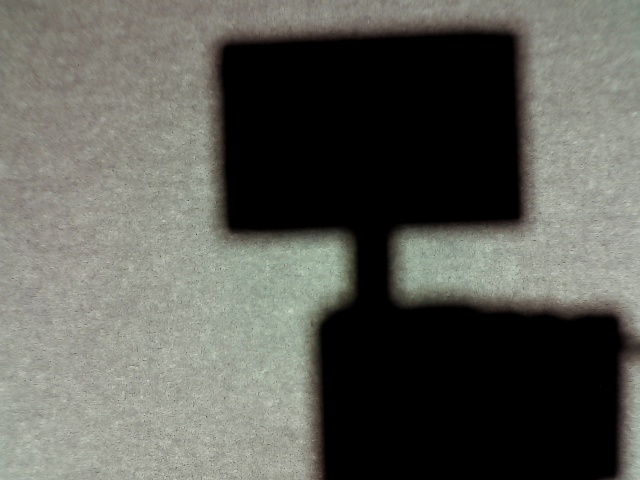
#> input picture captured_images/ref.jpg, 640 x 480 px, found by its file name
$ jupyter execute Untitled.ipynb
#> lines starting #> are read from the running program, lines starting #| are printed output that depends on the picture; long printed decimals are rounded
[cell 1]
import numpy as np
import matplotlib.pyplot as plt
from skimage import io, color

# Load the reference image
reference = io.imread('C:/Users/snn23kfl/project/captured_images/ref.jpg', as_gray=True)
#> reference: shape (480, 640) float64; min 0, max 0.823, mean 0.363

# Convert image to grayscale if it is RGB
if len(reference.shape) > 2:
    reference = color.rgb2gray(reference)

# Artificially shift the reference image to create the target image
true_shift = [20, -15]  # y-shift of 20 and x-shift of -15 for demonstration purposes
target = np.roll(reference, shift=true_shift, axis=(0, 1))
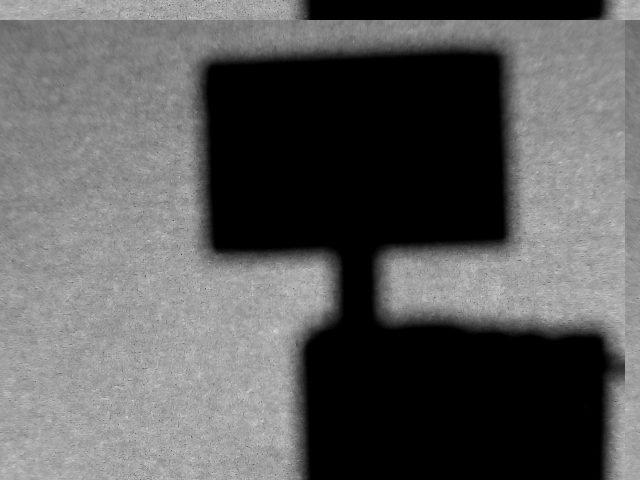
#> target: shape (480, 640) float64; min 0, max 0.823, mean 0.363

# Display the images
plt.figure(figsize=(10, 5))
plt.subplot(1, 2, 1)
plt.imshow(reference, cmap='gray')
plt.title('Reference Image')
plt.subplot(1, 2, 2)
plt.imshow(target, cmap='gray')
plt.title('Artificially Shifted Target Image')
plt.show()
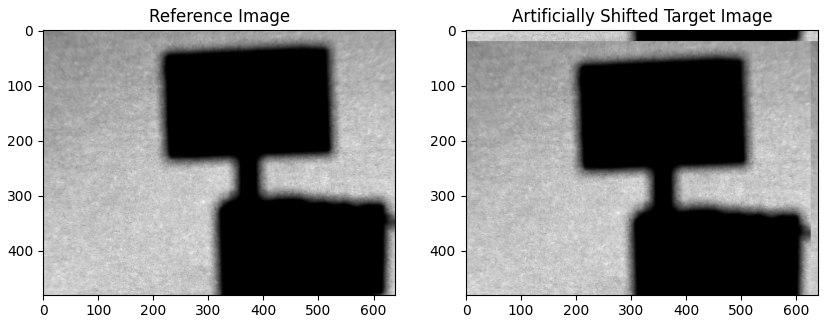
#> figure drawn by matplotlib, 2 panels

# Define a fitness function
def fitness(shift):
    shifted_ref = np.roll(reference, shift=(-int(shift[0]), -int(shift[1])), axis=(0, 1))
    error = np.sum((shifted_ref - target) ** 2)
#> error = 8014.8
    return error

# Use an optimization algorithm
from scipy.optimize import minimize

result = minimize(fitness, [0, 0], method='Powell')
#> in fitness (call 11), `shifted_ref = np.roll(reference, shift=(-int(shift[0]), -int(shift[1])..`:
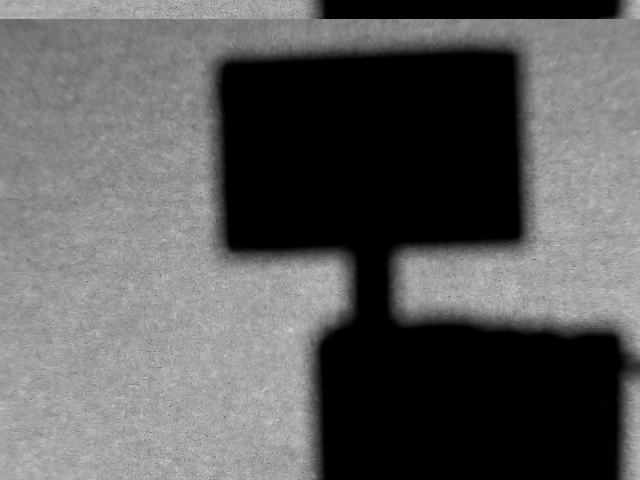
#> shifted_ref: shape (480, 640) float64; min 0, max 0.823, mean 0.363
#> in fitness (call 11), `error = np.sum((shifted_ref - target) ** 2)`: error = 3054.8
#> in fitness (call 12), `shifted_ref = np.roll(reference, shift=(-int(shift[0]), -int(shift[1])..`:
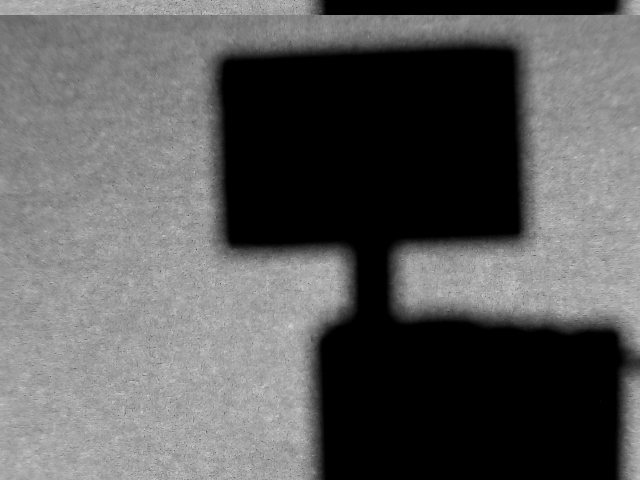
#> shifted_ref: shape (480, 640) float64; min 0, max 0.823, mean 0.363
#> in fitness (call 12), `error = np.sum((shifted_ref - target) ** 2)`: error = 3655.7
#> in fitness (call 21), `shifted_ref = np.roll(reference, shift=(-int(shift[0]), -int(shift[1])..`:
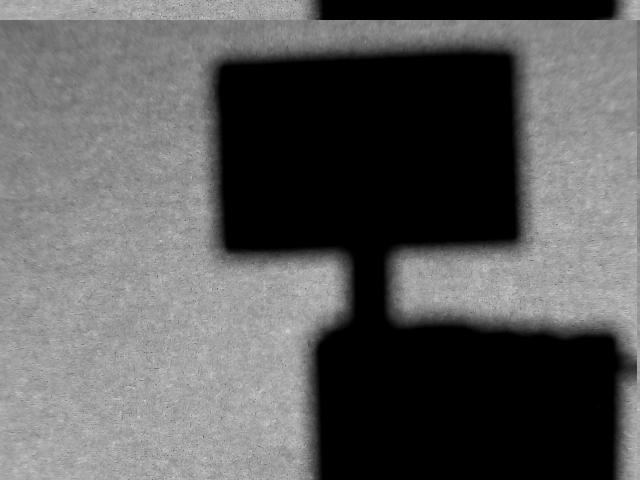
#> shifted_ref: shape (480, 640) float64; min 0, max 0.823, mean 0.363
#> in fitness (call 21), `error = np.sum((shifted_ref - target) ** 2)`: error = 2134
#> in fitness (call 23), `shifted_ref = np.roll(reference, shift=(-int(shift[0]), -int(shift[1])..`:
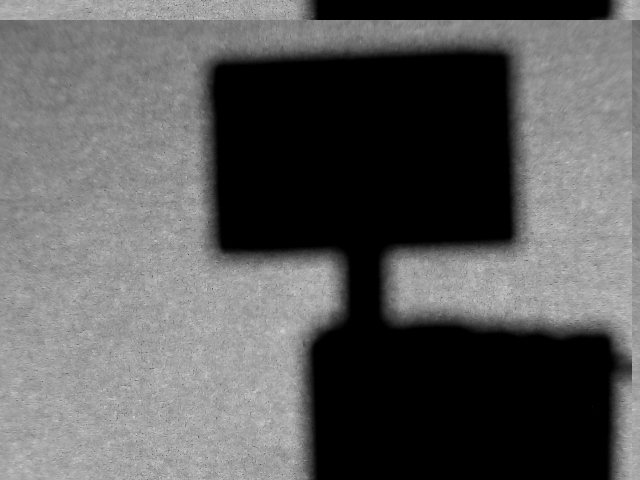
#> shifted_ref: shape (480, 640) float64; min 0, max 0.823, mean 0.363
#> in fitness (call 23), `error = np.sum((shifted_ref - target) ** 2)`: error = 1008.1
#> in fitness (call 25), `shifted_ref = np.roll(reference, shift=(-int(shift[0]), -int(shift[1])..`:
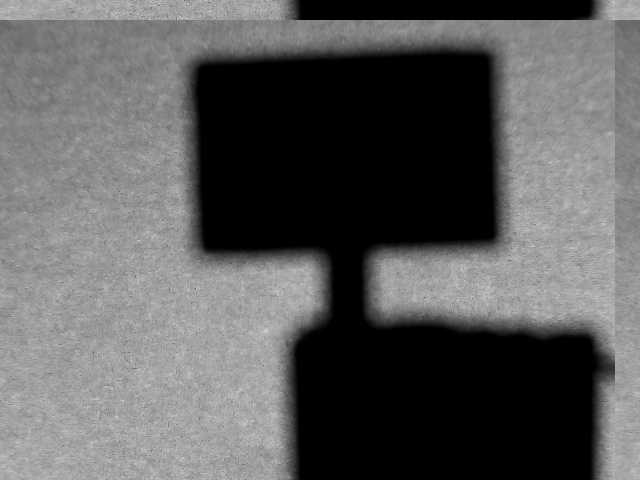
#> shifted_ref: shape (480, 640) float64; min 0, max 0.823, mean 0.363
#> in fitness (call 25), `error = np.sum((shifted_ref - target) ** 2)`: error = 1633.8
#> in fitness (call 26), `shifted_ref = np.roll(reference, shift=(-int(shift[0]), -int(shift[1])..`:
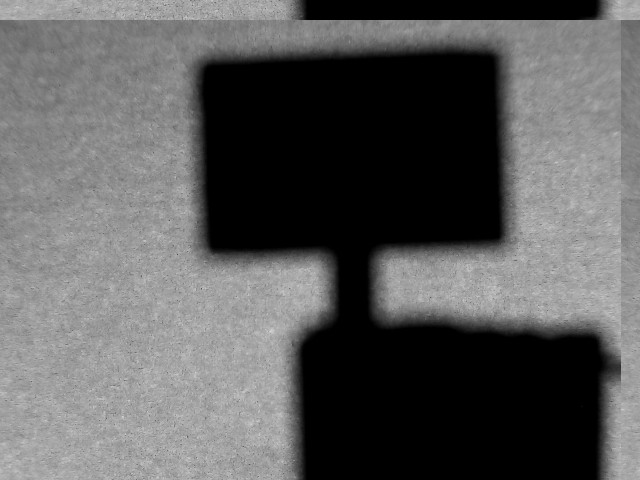
#> shifted_ref: shape (480, 640) float64; min 0, max 0.823, mean 0.363
#> in fitness (call 26), `error = np.sum((shifted_ref - target) ** 2)`: error = 524.7
#> in fitness (call 27), `shifted_ref = np.roll(reference, shift=(-int(shift[0]), -int(shift[1])..`:
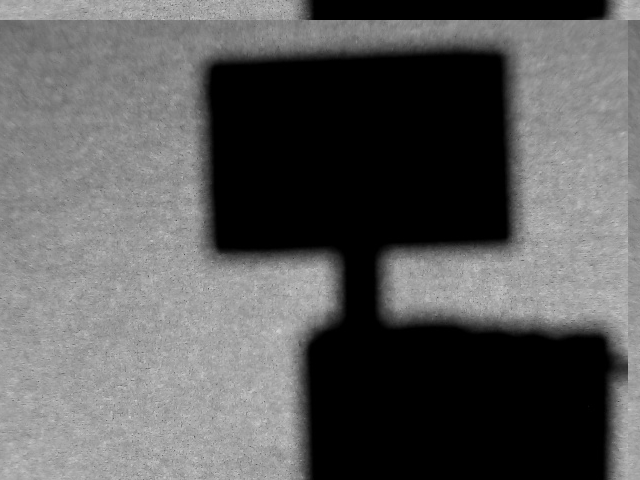
#> shifted_ref: shape (480, 640) float64; min 0, max 0.823, mean 0.363
#> in fitness (call 27), `error = np.sum((shifted_ref - target) ** 2)`: error = 400.7
#> in fitness (call 33), `shifted_ref = np.roll(reference, shift=(-int(shift[0]), -int(shift[1])..`:
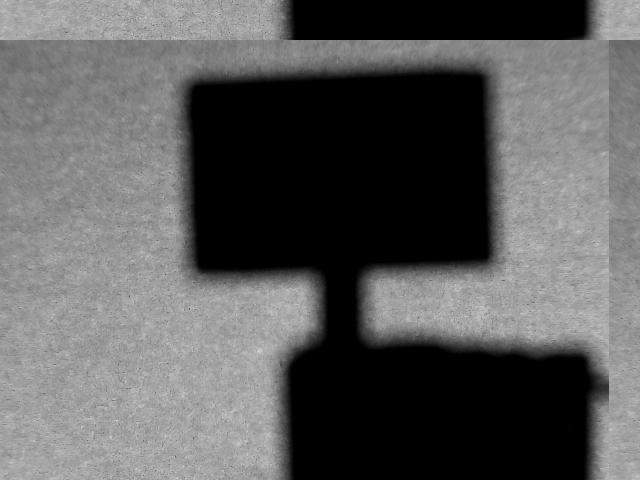
#> shifted_ref: shape (480, 640) float64; min 0, max 0.823, mean 0.363
#> in fitness (call 33), `error = np.sum((shifted_ref - target) ** 2)`: error = 8279.4
#> result = {'fun': 0, 'direc': [[1, 0], [0, 1]], 'nit': 2, 'nfev': 59, 'status': 0, 'success': True, 'message': 'Optimization terminated successfully.', 'x': [-20.78, 15.1]}

print(f"True translation applied: {true_shift}")
print(f"Estimated translation: {result.x}")
#| Estimated translation: [-20.779  15.104]
